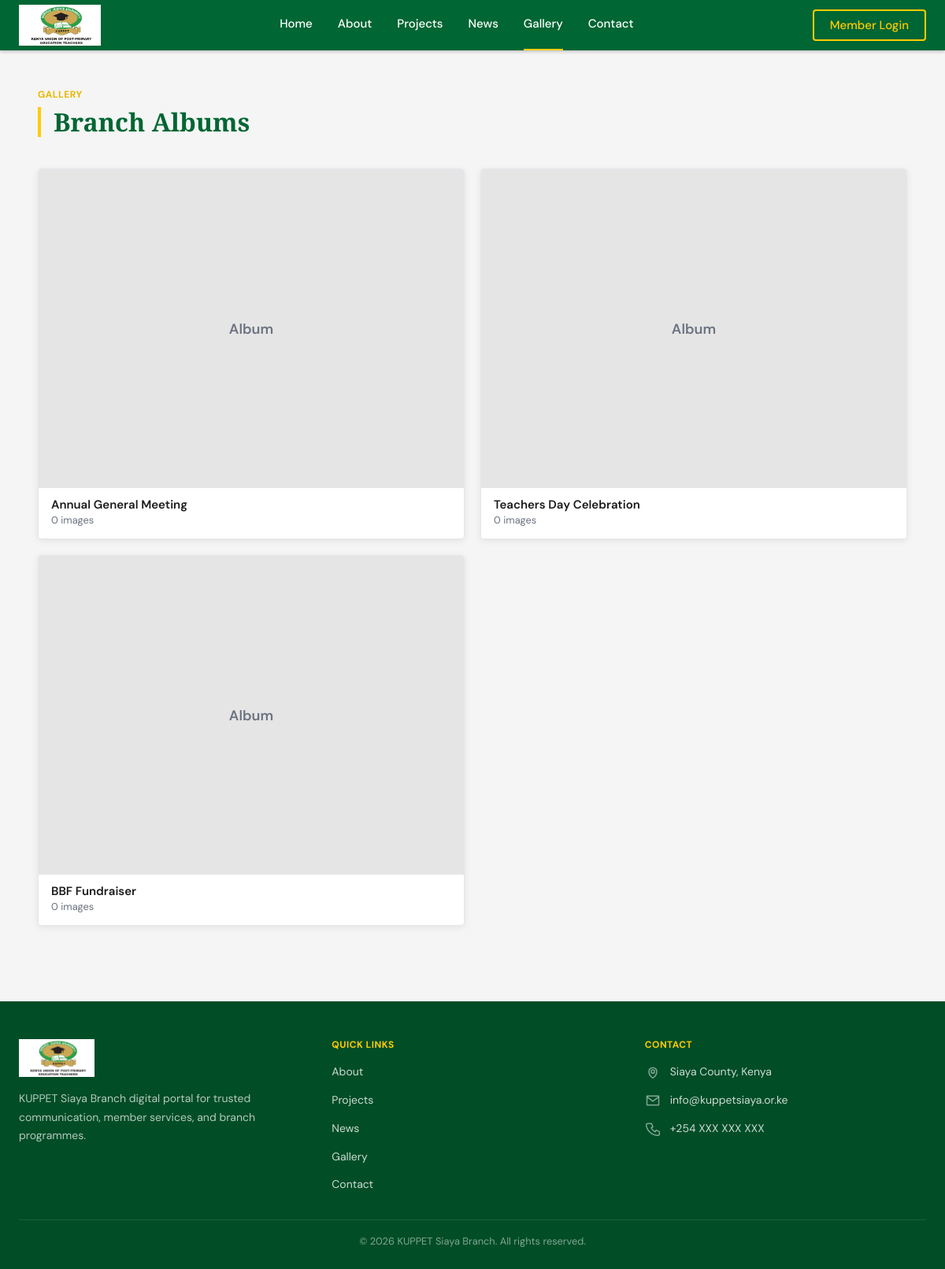
The app's page /gallery/, older data.
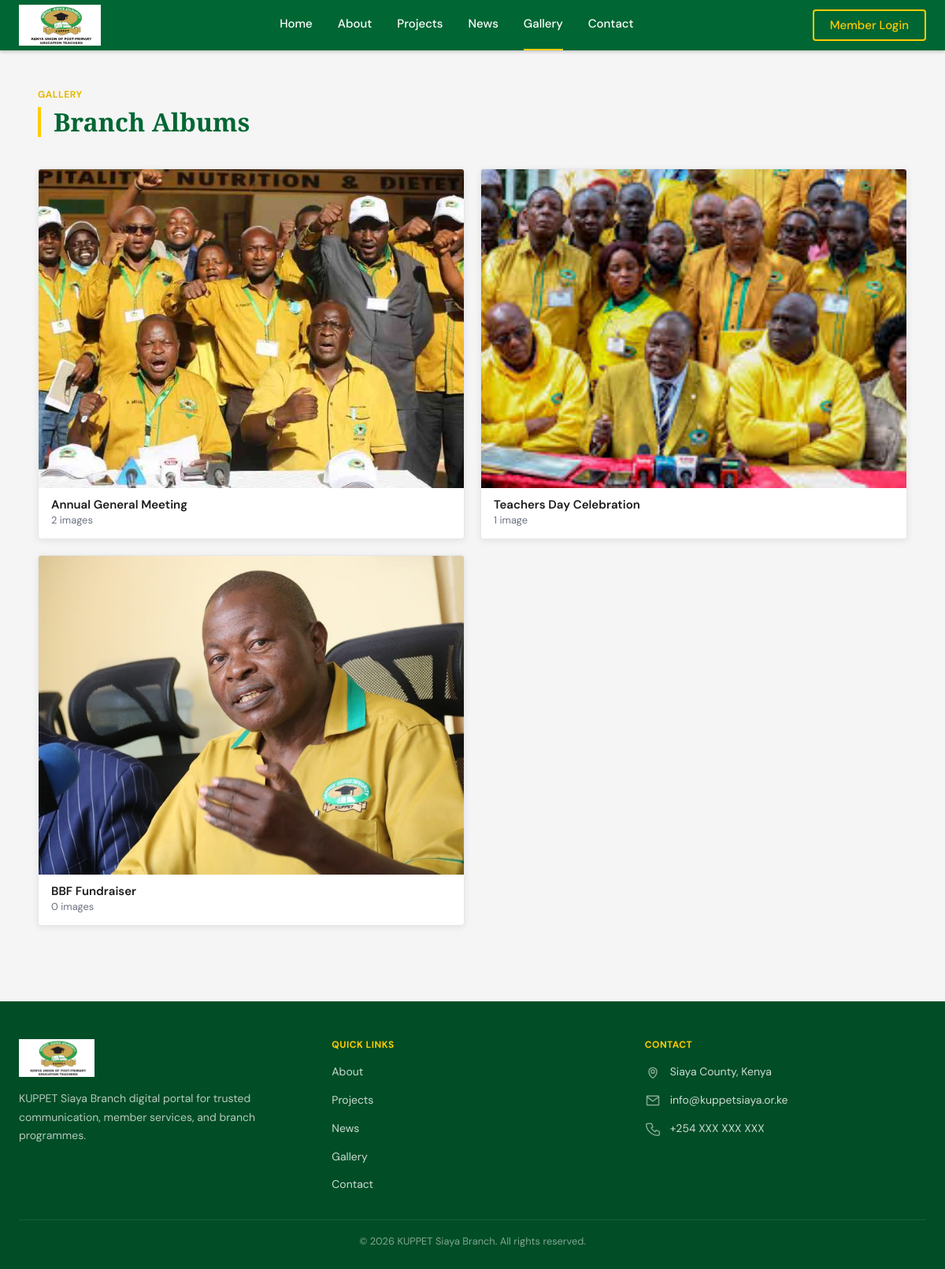
The same page, newer data.
### core/models.py (models this page shows, shortened)
class GalleryAlbum(models.Model):
    title = models.CharField(max_length=200)
    slug = models.SlugField(unique=True, max_length=200)
    description = models.TextField(blank=True)
    cover_image = models.ImageField(upload_to='gallery_covers/', blank=True, null=True)

### core/views.py (the view)
# urls.py: path('gallery/', views.gallery, name='gallery'),
def gallery(request):
    albums = GalleryAlbum.objects.prefetch_related("images").all()
    context = {
        "albums": albums,
        "placeholder_albums": [] if albums else PLACEHOLDER_ALBUMS,
    }
    return render(request, "core/gallery.html", context)

### templates/core/gallery.html (shortened to what this page needs)
{% extends 'base.html' %}
{% block content %}
<section class="section-shell section-shell--tight">
    <div class="page-shell">
        <div class="section-heading">
            <span class="section-heading__eyebrow">Gallery</span>
            <h1 class="section-heading__title">Branch Albums</h1>
        </div>
        {% if albums %}
            <div class="album-grid">
                {% for album in albums %}
                    <article class="album-card">
                        <a href="{% if album.slug %}{% url 'gallery_album' album.slug %}{% else %}{% url 'gallery' %}{% endif %}" class="album-card__cover" aria-label="View {{ album.title }} album">
                            {% if album.cover_image %}
                                <img src="{{ album.cover_image.url }}" alt="{{ album.title }}">
                            {% elif album.images.first %}
                                <img src="{{ album.images.first.image.url }}" alt="{{ album.title }}">
                            {% else %}
                                <div class="album-card__placeholder">Album</div>
                            {% endif %}
                        </a>
                        <div class="album-card__body">
                            <h3 class="album-card__title">{{ album.title }}</h3>
                            <p class="album-card__meta">{{ album.images.count }} image{{ album.images.count|pluralize }}</p>
                        </div>
                    </article>
                {% endfor %}
            </div>
        {% endif %}
    </div>
</section>
{% endblock %}

### theme/templates/base.html (shortened to what this page needs)
{% load static %}
<!DOCTYPE html>
<html lang="en">
<head>
    <link rel="stylesheet" href="{% static 'css/styles.css' %}">
</head>
<body class="{% block body_class %}{% endblock %}">
    {% block site_shell %}
    <header class="site-header">
        <div class="site-header__inner">
            <a href="{% url 'home' %}" class="site-logo" aria-label="KUPPET Siaya home">
                <img src="{% static 'images/kuppet.png' %}" alt="KUPPET Siaya Branch logo">
            </a>
            <nav class="site-nav" aria-label="Primary navigation">
                <div class="site-nav-item {% if request.resolver_match.url_name == 'home' %}is-active{% endif %}">
                    <a href="{% url 'home' %}" class="site-nav-link">Home</a>
                </div>
                <div class="site-nav-item ">
                    <a href="{% url 'about' %}" class="site-nav-link">About</a>
                </div>
                <div class="site-nav-item ">
                    <a href="{% url 'projects' %}" class="site-nav-link">Projects</a>
                </div>
                <div class="site-nav-item {% if request.resolver_match.url_name == 'news_archive' or request.resolver_match.url_name == 'news_detail' %}is-active{% endif %}">
                    <a href="{% url 'news_archive' %}" class="site-nav-link">News</a>
                </div>
                <div class="site-nav-item {% if request.resolver_match.url_name == 'gallery' or request.resolver_match.url_name == 'gallery_album' %}is-active{% endif %}">
                    <a href="{% url 'gallery' %}" class="site-nav-link">Gallery</a>
                </div>
                <div class="site-nav-item {% if request.resolver_match.url_name == 'contact' %}is-active{% endif %}">
                    <a href="{% url 'contact' %}" class="site-nav-link">Contact</a>
                </div>
            </nav>
            <div class="site-header__actions">
                {% if user.is_authenticated %}
                    <span class="member-meta">{{ user.get_full_name|default:user.tsc_number }}</span>
                    <a href="{% url 'dashboard' %}" class="btn btn-accent header-auth-btn">Dashboard</a>
                {% else %}
                    <a href="{% url 'login' %}" class="btn btn-outline header-auth-btn">Member Login</a>
                {% endif %}
            </div>
        </div>
    </header>
    <main class="{% block main_class %}site-main{% endblock %}">
        {% block content %}{% endblock %}
    </main>
    <footer class="site-footer mt-12 text-white">
        <div class="site-footer__grid">
            <div class="space-y-4">
                <img src="{% static 'images/kuppet.png' %}" alt="KUPPET Siaya Branch logo" class="h-12 w-auto">
                <p class="site-footer__tagline">KUPPET Siaya Branch digital portal for trusted communication, member services, and branch programmes.</p>
            </div>
            <div>
                <h3 class="site-footer__heading">Quick Links</h3>
                <div class="site-footer__links space-y-3">
                    <a href="{% url 'about' %}" class="block hover:text-white hover:underline">About</a>
                    <a href="{% url 'projects' %}" class="block hover:text-white hover:underline">Projects</a>
                    <a href="{% url 'news_archive' %}" class="block hover:text-white hover:underline">News</a>
                    <a href="{% url 'gallery' %}" class="block hover:text-white hover:underline">Gallery</a>
                    <a href="{% url 'contact' %}" class="block hover:text-white hover:underline">Contact</a>
                </div>
            </div>
            <div>
                <h3 class="site-footer__heading">Contact</h3>
                <div class="site-footer__contact space-y-3">
                    <p class="flex items-start gap-3">
                        <span>Siaya County, Kenya</span>
                    </p>
                    <p class="flex items-start gap-3">
                        <span>info@kuppetsiaya.or.ke</span>
                    </p>
                    <p class="flex items-start gap-3">
                        <svg class="mt-0.5 h-5 w-5 shrink-0 text-white/50" fill="none" stroke="currentColor" viewBox="0 0 24 24" aria-hidden="true">
                            <path stroke-linecap="round" stroke-linejoin="round" stroke-width="1.8" d="M6 4h4l2 5-2.5 1.5a14 14 0 006 6L17 14l5 2v4a2 2 0 01-2.2 2A18 18 0 012 6.2 2 2 0 014 4z"></path>
                        </svg>
                        <span>+254 XXX XXX XXX</span>
                    </p>
                </div>
            </div>
        </div>
        <div class="site-footer__bottom">
            <p>&copy; {% now "Y" %} KUPPET Siaya Branch. All rights reserved.</p>
        </div>
    </footer>
    {% endblock %}
</body>
</html>

Row changes from the older to the newer data that the page shows:
changed GalleryAlbum "Annual General Meeting": cover_image: picture added; images.count "0" → "2"; no longer shows "Album"
changed GalleryAlbum "Teachers Day Celebration": cover_image: picture added; images.count "0" → "1"; no longer shows "Album"
changed GalleryAlbum "BBF Fundraiser": cover_image: picture added; no longer shows "Album"
